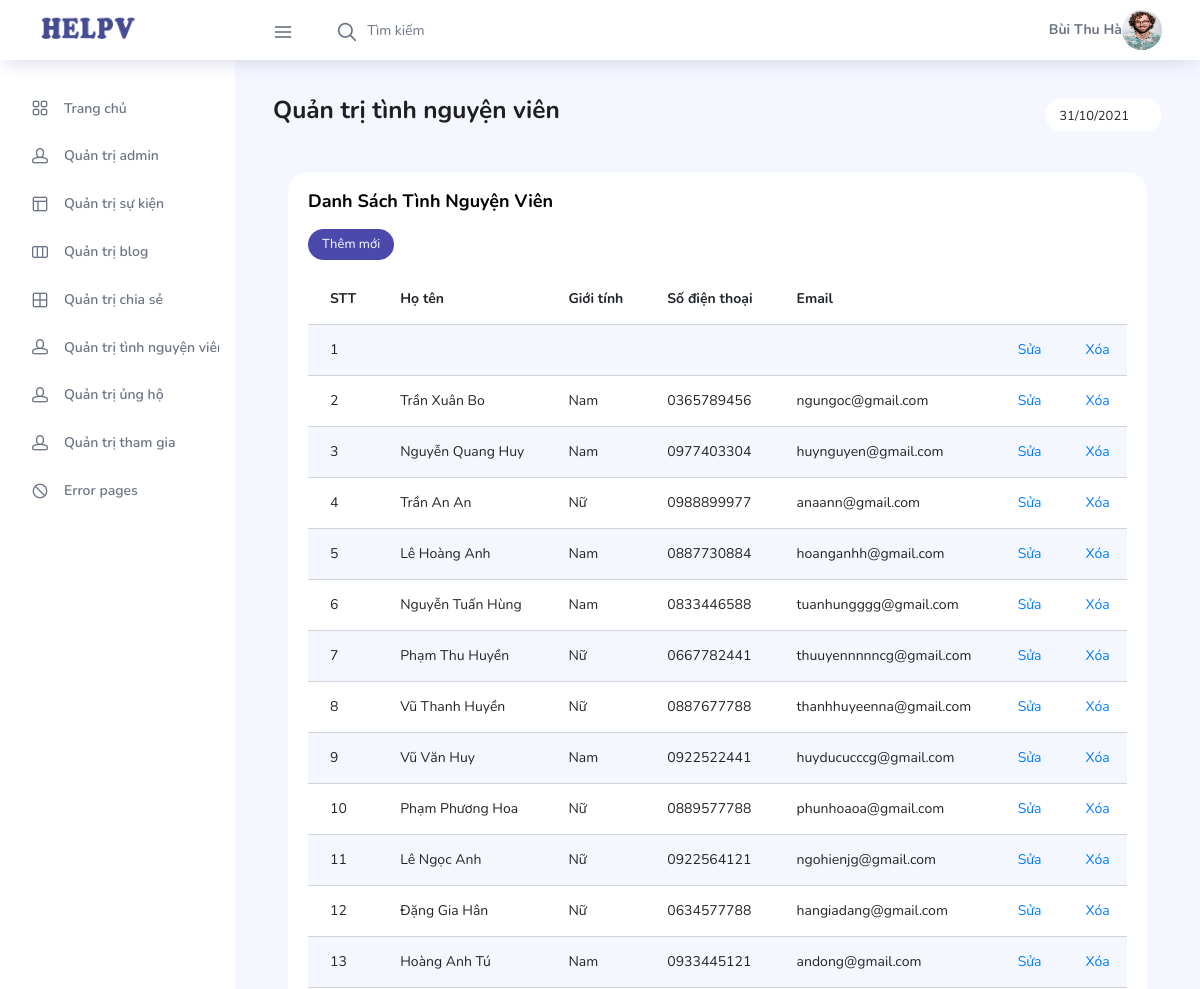
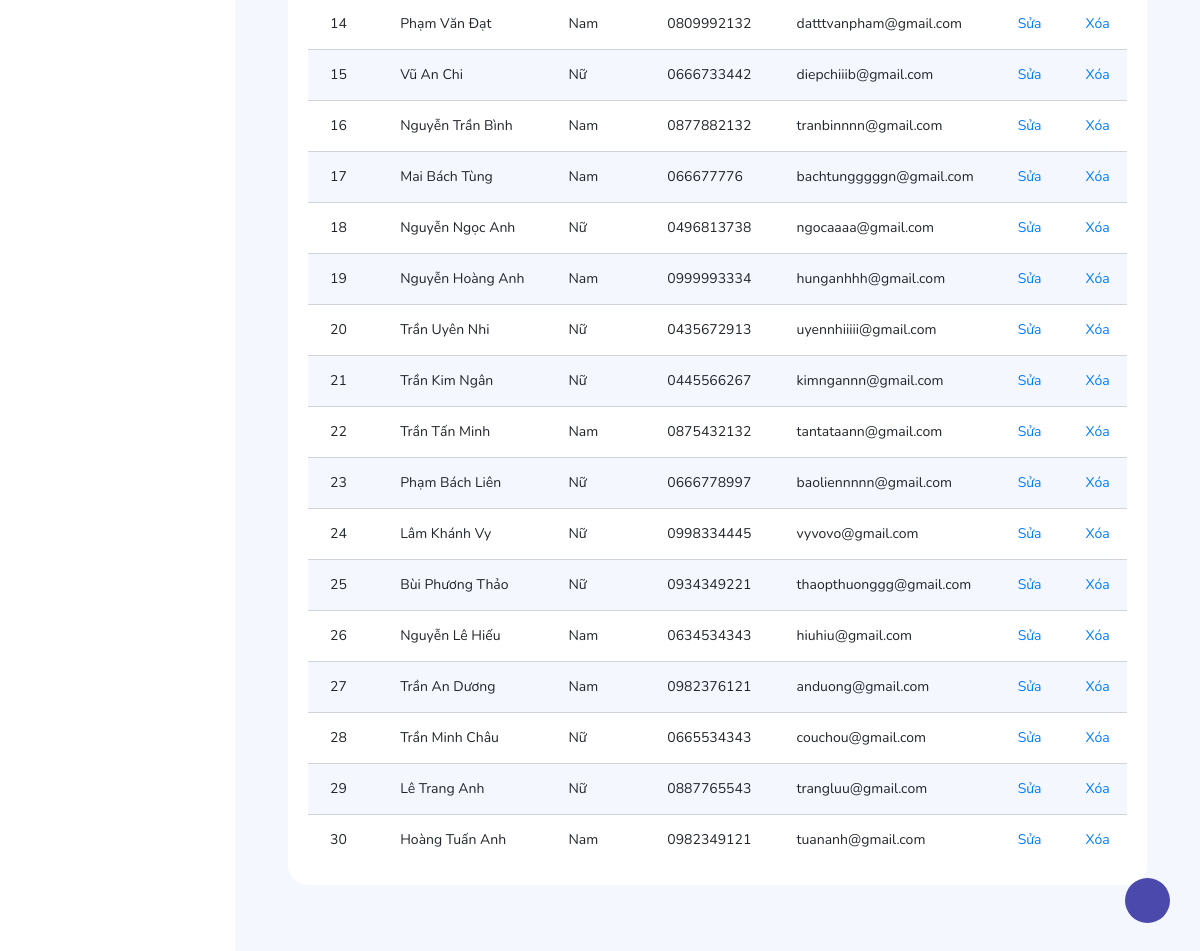
The page /quan_tri_tinh_nguyen_vien.php (signed in) on the database its author committed (2 pictures, top to bottom).
### tables this page shows
CREATE TABLE `tbl_tinh_nguyen_vien` (
  `id_tnv` int(11) NOT NULL,
  `ten_nv` varchar(50) NOT NULL,
  `gioi_tinh` varchar(5) NOT NULL,
  `sdt` varchar(20) NOT NULL,
  `email` text NOT NULL
);

### quan_tri_tinh_nguyen_vien.php (the view, shortened to what this page needs)
<?php
$ten=$_SESSION['ten'];
$anh=$_SESSION['anh'];
;?>
<!DOCTYPE html>
<html lang="en">
<head>
  <link rel="stylesheet" href="vendors/feather/feather.css">
  <link rel="stylesheet" href="vendors/ti-icons/css/themify-icons.css">
  <link rel="stylesheet" href="vendors/css/vendor.bundle.base.css">
  <link rel="stylesheet" href="css/vertical-layout-light/style.css">
</head>
<body>
  <div class="container-scroller">
    <nav class="navbar col-lg-12 col-12 p-0 fixed-top d-flex flex-row">
      <div class="text-center navbar-brand-wrapper d-flex align-items-center justify-content-center">
       <a class="navbar-brand brand-logo mr-5" href="index.php"><img src="images/a.jpg" class="mr-2" alt="logo"/></a>
      </div>
      <div class="navbar-menu-wrapper d-flex align-items-center justify-content-end">
        <button class="navbar-toggler navbar-toggler align-self-center" type="button" data-toggle="minimize">
          <span class="icon-menu"></span>
        </button>
        <ul class="navbar-nav mr-lg-2">
          <li class="nav-item nav-search d-none d-lg-block">
            <div class="input-group">
              <div class="input-group-prepend hover-cursor" id="navbar-search-icon">
                <span class="input-group-text" id="search">
                  <i class="icon-search"></i>
                </span>
              </div>
              <input type="text" class="form-control" id="navbar-search-input" placeholder="Tìm kiếm" aria-label="search" aria-describedby="search">
            </div>
          </li>
        </ul>
        <ul class="navbar-nav navbar-nav-right">
          <li class="nav-item nav-profile dropdown">
          <strong><?php echo $ten ;?></strong>
            <a class="nav-link dropdown-toggle" href="#" data-toggle="dropdown" id="profileDropdown">
              <img src="../<?php echo $anh ;?>" alt="profile"/>
            </a>
          </li>
        </ul>
      </div>
    </nav>
    <div class="container-fluid page-body-wrapper">
      <div class="theme-setting-wrapper">
        <div id="settings-trigger"><i class="ti-settings"></i></div>
      </div>
     <nav class="sidebar sidebar-offcanvas" id="sidebar">
        <ul class="nav">
          <li class="nav-item">
            <a class="nav-link" href="index.php">
              <i class="icon-grid menu-icon"></i>
              <span class="menu-title">Trang chủ</span>
            </a>
          </li>
          <li class="nav-item">
            <a class="nav-link" href="quan_tri_admin.php">
              <i class="icon-head menu-icon"></i>
              <span class="menu-title">Quản trị admin</span>
            </a>
          </li>
          <li class="nav-item">
            <a class="nav-link" href="quan_tri_su_kien.php">
              <i class="icon-layout menu-icon"></i>
              <span class="menu-title">Quản trị sự kiện</span>
            </a>
          </li>
          <li class="nav-item">
            <a class="nav-link" href="quan_tri_blog.php">
              <i class="icon-columns menu-icon"></i>
              <span class="menu-title">Quản trị blog</span>
            </a>
          </li>
          <li class="nav-item">
            <a class="nav-link" href="quan_tri_chia_se.php">
              <i class="icon-grid-2 menu-icon"></i>
              <span class="menu-title">Quản trị chia sẻ</span>
            </a>
          </li>
          <li class="nav-item">
            <a class="nav-link" href="quan_tri_tinh_nguyen_vien.php">
              <i class="icon-head menu-icon"></i>
              <span class="menu-title">Quản trị tình nguyện viên</span>
            </a>
          </li>
           <li class="nav-item">
            <a class="nav-link" data-toggle="collapse" href="#auth" aria-expanded="false" aria-controls="auth">
              <i class="icon-head menu-icon"></i>
              <span class="menu-title">Quản trị ủng hộ</span>
              <i class="menu-arrow"></i>
            </a>
          </li>
          <li class="nav-item">
            <a class="nav-link" href="quan_tri_tham_gia.php">
              <i class="icon-head menu-icon"></i>
              <span class="menu-title">Quản trị tham gia</span>
            </a>
          </li>
          <li class="nav-item">
            <a class="nav-link" data-toggle="collapse" href="#error" aria-expanded="false" aria-controls="error">
              <i class="icon-ban menu-icon"></i>
              <span class="menu-title">Error pages</span>
              <i class="menu-arrow"></i>
            </a>
          </li>
        </ul>
      </nav>
      <div class="main-panel">
        <div class="content-wrapper">
          <div class="row">
            <div class="col-md-12 grid-margin">
              <div class="row">
                <div class="col-12 col-xl-8 mb-4 mb-xl-0">
                  <h3 class="font-weight-bold">Quản trị tình nguyện viên</h3>
                </div>
                <div class="col-12 col-xl-4">
                 <div class="justify-content-end d-flex">
                  <div class="dropdown flex-md-grow-1 flex-xl-grow-0">
                    <button class="btn btn-sm btn-light bg-white dropdown-toggle" type="button" id="dropdownMenuDate2">
                     <i class="mdi mdi-calendar"></i><?php echo date("d/m/Y") ;?>
                    </button>
                  </div>
                 </div>
                </div>
              </div>
            </div>
          </div>
            <div class="col-lg-12 grid-margin stretch-card">
              <div class="card">
                <div class="card-body">
                  <h4 class="card-title">Danh sách tình nguyện viên</h4>
                  <p class="card-description">
                   <button type="button" class="btn btn-primary btn-sm"><a href="tnv_them_moi.php" style="color: white; text-decoration: none">Thêm mới</a></button>
                  </p>
                  <div class="table-responsive">
                    <table class="table table-striped">
                      <thead>
                        <tr>
                          <th>
                            STT
                          </th>
                          <th>
                            Họ tên
                          </th>
                          <th>
                            Giới tính
                          </th>
                          <th>
                            Số điện thoại
                          </th>
                          <th>
                            Email
                          </th>
                        </tr>
                      </thead>
                      <tbody>
                      <?php
                        include('../config.php');
                        $sql = "
                                SELECT *
                                from tbl_tinh_nguyen_vien
                                order by id_tnv desc";
                        $noi_dung_su_kien = mysqli_query($ket_noi, $sql);
                        $i=0;
                        while ($row = mysqli_fetch_array($noi_dung_su_kien))
                            {
                                $i++;
                                ;?>
                        <tr>
                          <td>
                           <?php echo $i;?>
                          </td>
                          <td>
                            <?php echo $row["ten_nv"];?>
                          </td>
                          <td>
                            <?php echo $row["gioi_tinh"];?>
                          </td>
                          <td>
                            <?php echo $row["sdt"];?>
                          </td>
                           <td>
                            <?php echo $row["email"];?>
                          </td>
                          <td><a href="tnv_sua.php?id=<?php echo $row['id_tnv'];?>">Sửa</a></td>
                          <td><a href="tnv_xoa.php?id=<?php echo $row['id_tnv'];?>">Xóa</a></td>
                        </tr>
                        <?php }
                            mysqli_close($ket_noi) ;?>
                      </tbody>
                    </table>
                  </div>
                </div>
              </div>
            </div>
          </div>
        </div>
      </div>
    </div>
</body>
</html>

### rows shown on the page
tbl_tinh_nguyen_vien: ten_nv "Trần Xuân Bo", gioi_tinh "Nam", sdt "0365789456", email "ngungoc@gmail.com"
tbl_tinh_nguyen_vien: ten_nv "Nguyễn Quang Huy", gioi_tinh "Nam", sdt "0977403304", email "huynguyen@gmail.com"
tbl_tinh_nguyen_vien: ten_nv "Trần An An", gioi_tinh "Nữ", sdt "0988899977", email "anaann@gmail.com"
tbl_tinh_nguyen_vien: ten_nv "Lê Hoàng Anh", gioi_tinh "Nam", sdt "0887730884", email "hoanganhh@gmail.com"
tbl_tinh_nguyen_vien: ten_nv "Nguyễn Tuấn Hùng", gioi_tinh "Nam", sdt "0833446588", email "tuanhungggg@gmail.com"
tbl_tinh_nguyen_vien: ten_nv "Phạm Thu Huyền", gioi_tinh "Nữ", sdt "0667782441", email "thuuyennnnncg@gmail.com"
tbl_tinh_nguyen_vien: ten_nv "Vũ Thanh Huyền", gioi_tinh "Nữ", sdt "0887677788", email "thanhhuyeenna@gmail.com"
tbl_tinh_nguyen_vien: ten_nv "Vũ Văn Huy", gioi_tinh "Nam", sdt "0922522441", email "huyducucccg@gmail.com"
tbl_tinh_nguyen_vien: ten_nv "Phạm Phương Hoa", gioi_tinh "Nữ", sdt "0889577788", email "phunhoaoa@gmail.com"
tbl_tinh_nguyen_vien: ten_nv "Lê Ngọc Anh", gioi_tinh "Nữ", sdt "0922564121", email "ngohienjg@gmail.com"
tbl_tinh_nguyen_vien: ten_nv "Đặng Gia Hân", gioi_tinh "Nữ", sdt "0634577788", email "hangiadang@gmail.com"
tbl_tinh_nguyen_vien: ten_nv "Hoàng Anh Tú", gioi_tinh "Nam", sdt "0933445121", email "andong@gmail.com"
tbl_tinh_nguyen_vien: ten_nv "Phạm Văn Đạt", gioi_tinh "Nam", sdt "0809992132", email "datttvanpham@gmail.com"
tbl_tinh_nguyen_vien: ten_nv "Vũ An Chi", gioi_tinh "Nữ", sdt "0666733442", email "diepchiiib@gmail.com"
tbl_tinh_nguyen_vien: ten_nv "Nguyễn Trần Bình", gioi_tinh "Nam", sdt "0877882132", email "tranbinnnn@gmail.com"
tbl_tinh_nguyen_vien: ten_nv "Mai Bách Tùng", gioi_tinh "Nam", sdt "066677776", email "bachtungggggn@gmail.com"
tbl_tinh_nguyen_vien: ten_nv "Nguyễn Ngọc Anh", gioi_tinh "Nữ", sdt "0496813738", email "ngocaaaa@gmail.com"
tbl_tinh_nguyen_vien: ten_nv "Nguyễn Hoàng Anh", gioi_tinh "Nam", sdt "0999993334", email "hunganhhh@gmail.com"
tbl_tinh_nguyen_vien: ten_nv "Trần Uyên Nhi", gioi_tinh "Nữ", sdt "0435672913", email "uyennhiiiii@gmail.com"
tbl_tinh_nguyen_vien: ten_nv "Trần Kim Ngân", gioi_tinh "Nữ", sdt "0445566267", email "kimngannn@gmail.com"
tbl_tinh_nguyen_vien: ten_nv "Trần Tấn Minh", gioi_tinh "Nam", sdt "0875432132", email "tantataann@gmail.com"
tbl_tinh_nguyen_vien: ten_nv "Phạm Bách Liên", gioi_tinh "Nữ", sdt "0666778997", email "baoliennnnn@gmail.com"
tbl_tinh_nguyen_vien: ten_nv "Lâm Khánh Vy", gioi_tinh "Nữ", sdt "0998334445", email "vyvovo@gmail.com"
tbl_tinh_nguyen_vien: ten_nv "Bùi Phương Thảo", gioi_tinh "Nữ", sdt "0934349221", email "thaopthuonggg@gmail.com"
tbl_tinh_nguyen_vien: ten_nv "Nguyễn Lê Hiếu", gioi_tinh "Nam", sdt "0634534343", email "hiuhiu@gmail.com"
tbl_tinh_nguyen_vien: ten_nv "Trần An Dương", gioi_tinh "Nam", sdt "0982376121", email "anduong@gmail.com"
tbl_tinh_nguyen_vien: ten_nv "Trần Minh Châu", gioi_tinh "Nữ", sdt "0665534343", email "couchou@gmail.com"
tbl_tinh_nguyen_vien: ten_nv "Lê Trang Anh", gioi_tinh "Nữ", sdt "0887765543", email "trangluu@gmail.com"
tbl_tinh_nguyen_vien: ten_nv "Hoàng Tuấn Anh", gioi_tinh "Nam", sdt "0982349121", email "tuananh@gmail.com"

### other values the page prints
$ten "Bùi Thu Hà"
